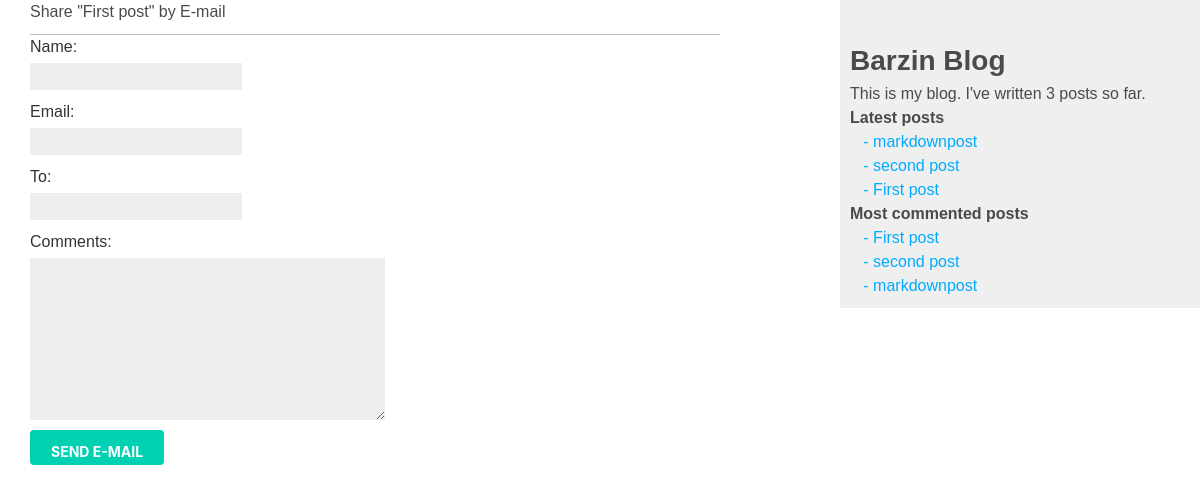
The page /blog/share/1/ on the database its author committed.
### blog/models.py (models this page shows, shortened)
class Post(models.Model):
    tags = TaggableManager()
    objects = models.Manager()
    published = PublishedManager()
    class Status(models.TextChoices):
        DRAFT = 'DF','Draft'
        PUBLISHED = 'PB','Published'
    title = models.CharField(max_length=250)
    slug = models.SlugField(max_length=250,unique_for_date='publish')
    author = models.ForeignKey(User, on_delete=models.CASCADE,related_name="blog_posts")
    body = models.TextField()
    publish = models.DateTimeField(default=timezone.now)
    created = models.DateTimeField(auto_now_add=True)
    updated = models.DateTimeField(auto_now=True)
    status = models.CharField(max_length=2,choices=Status.choices,default=Status.DRAFT)
    class Meta:
        ordering = ['-publish']
        indexes = [
        models.Index(fields=['-publish']),
        ]
    def get_absolute_url(self):
        return reverse('blog:post_detail', args=[self.publish.year, self.publish.month, self.publish.day ,self.slug])

### blog/views.py (the view)
# urls.py: path('share/<int:post_id>/',post_share,name='post_share'),
def post_share(request,post_id):
    post = get_object_or_404(Post,id=post_id,status=Post.Status.PUBLISHED)
    sent = False
    if request.method == 'POST':
        form = EmailPostForm(request.POST)
        if form.is_valid():
            cd = form.cleaned_data
            post_url = request.build_absolute_uri(post.get_absolute_url())
            subject = f"{cd['name']} recommends you read : {post.title} "
            massage = f"Read {post.title} at {post_url} \n\n {cd['name']}\'s comments : {cd['comments']}"
            send_mail(subject,massage,'ahorabarzinprogram@gmail.com',[cd['to']])
            sent = True
    else:
        form = EmailPostForm()
    return render(request,'blog/post/share.html', { 'post':post , 'form':form , 'sent':sent })

### blog/forms.py
class EmailPostForm(forms.Form):
    name = forms.CharField(max_length=50)
    email= forms.EmailField()
    to = forms.EmailField()
    comments = forms.CharField(required=False,widget=forms.Textarea)

### blog/models.py (called while the page is built)
    def get_queryset(self):
        return super().get_queryset().filter(status=Post.Status.PUBLISHED)

### blog/templatetags/blog_tags.py (called while the page is built)
@register.simple_tag
def total_posts():
    return Post.published.count()

@register.inclusion_tag('blog/latest_posts.html')
def show_latest_posts(count=5):
    latest_posts = Post.published.order_by('-publish')[:count]
    return {'latest_posts': latest_posts}

@register.simple_tag()
def get_most_commented_posts(count=5):
    return Post.published.annotate(total_comments=Count('comments')).order_by('-total_comments')[:count]

### templates/blog/post/share.html (shortened to what this page needs)
{% extends 'blog/base.html' %}
{% block content%}
    {% if not sent %}
        <h1> Share "{{ post.title }}" by E-mail</h1>
        <form method="post">
            {{form.as_table}}
            <input type="submit" value="send E-mail" class="button is-primary">
        </form>
    {% else %}
        <h1>E-mail successfully sent</h1>
        <p>
            '{{ post.title }}' was successfully sent to {{ form.cleaned_data.to }} .
        </p>
    {% endif %}
{% endblock %}

### templates/blog/base.html (shortened to what this page needs)
{% load blog_tags %}
{% load static %}
<!DOCTYPE html>
<html>
<head>
    <link rel="stylesheet" href="https://cdn.jsdelivr.net/npm/bulma@0.9.4/css/bulma.min.css">
    <link rel="stylesheet" href="{% static 'css/blog/base.css' %}">
</head>
<body>
    <div id="content">
        {% block content %}
        {% endblock %}
    </div>
    <div id="sidebar">
        <h2 style="font-size: 28px;font-weight: 700;">Barzin Blog</h2>
        <p>
            This is my blog.
            I've written {% total_posts %} posts so far.
        </p>
        <p>
            <h3 style="font-weight: bold;">Latest posts</h3>
            {% show_latest_posts 3 %}
            <h3 style="font-weight: bold;">Most commented posts</h3>
            {%  get_most_commented_posts as most_commented_posts %}
            <ul>
                {% for post in most_commented_posts %}
                <li>
                    <a href="{{ post.get_absolute_url }}">&nbsp&nbsp&nbsp- {{ post.title }}</a>
                </li>
                {% endfor %}
            </ul>
        </p>
    </div>
</body>
</html>

### templates/blog/latest_posts.html
<ul>
    {% for post in latest_posts %}
        <li>
            <a href="{{ post.get_absolute_url }}">&nbsp&nbsp&nbsp- {{ post.title }}</a>
        </li>
    {% endfor %}
</ul>

### static/css/blog/base.css (style rules this page uses)
body { margin:0; padding:0; font-family:helvetica, sans-serif; }
a { color:#00abff; text-decoration:none; }
h1 { font-weight:normal; border-bottom:1px solid #bbb; padding:0 0 10px 0; }
h2 { font-weight:normal; margin:30px 0 0; }
#content { float:left; width:60%; padding:0 0 0 30px; }
#sidebar { float:right; width:30%; padding:10px; background:#efefef; height:100%; }
label { float:left; clear:both; color:#333; margin-bottom:4px; }
input, textarea { clear:both; float:left; margin:0 0 10px; background:#ededed; border:0; padding:6px 10px; font-size:12px; }
input[type=submit] { font-weight:bold; background:#00abff; color:#fff; padding:10px 20px; font-size:14px; text-transform:uppercase; }

### rows shown on the page
Post: title "First post"
Post: title "markdownpost"
Post: title "second post"
